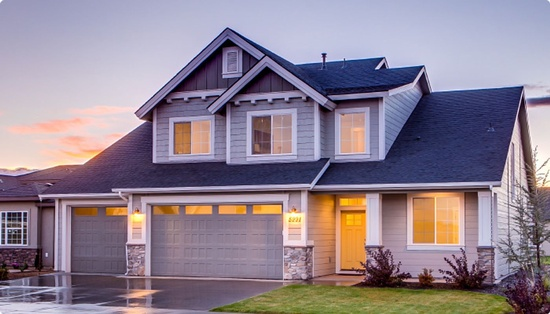
#> input picture AdaBoost/CNN/image.jpeg, 550 x 314 px, shrunk from 1400 x 800 before the run
$ jupyter execute CNN01.ipynb
#> lines starting #> are read from the running program, lines starting #| are printed output that depends on the picture
[cell 1]
import cv2
import matplotlib.pyplot as plt

# 이미지 로드
image = cv2.imread('image.jpeg')
#> image is the input picture: shape (314, 550, 3); mean B, G, R 144, 129.9, 143.1
gray = cv2.cvtColor(image, cv2.COLOR_BGR2GRAY)
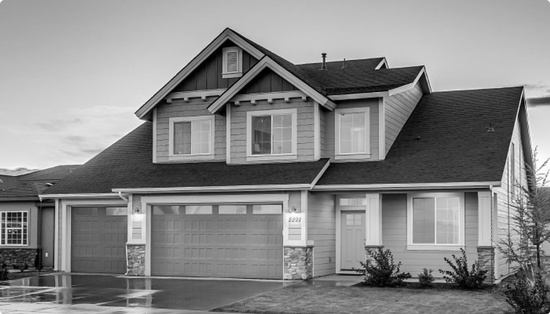
#> gray: shape (314, 550); min 0, max 254, mean 135.4

# SIFT 특징 추출기 생성
sift = cv2.SIFT_create()
keypoints, descriptors = sift.detectAndCompute(gray, None)
#> keypoints = 783 keypoints; strongest (x, y, size): (324, 55, 3), (378, 67, 2.6), (25, 214, 2.4), (3, 242, 2.5)

# 특징점을 이미지에 그리기
img_sift = cv2.drawKeypoints(image, keypoints, None, flags=cv2.DRAW_MATCHES_FLAGS_DRAW_RICH_KEYPOINTS)
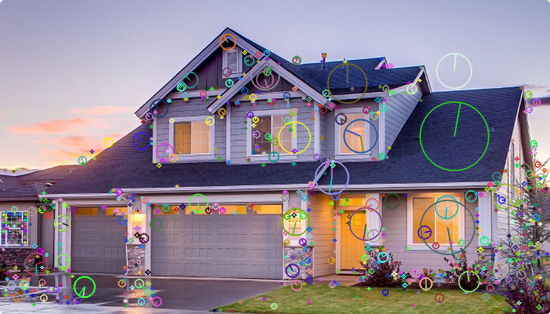
#> img_sift: shape (314, 550, 3); mean B, G, R 144.4, 131.7, 142.7
plt.imshow(cv2.cvtColor(img_sift, cv2.COLOR_BGR2RGB))
plt.title('SIFT Features')
plt.show()

[cell 2]
import cv2
import numpy as np
import matplotlib.pyplot as plt

# 이미지를 읽어옵니다.
img1 = cv2.imread('image.jpeg', cv2.IMREAD_GRAYSCALE)  # 첫 번째 이미지
#> img1: shape (314, 550); min 0, max 255, mean 135.4
img2 = cv2.imread('part.jpeg', cv2.IMREAD_GRAYSCALE)  # 두 번째 이미지
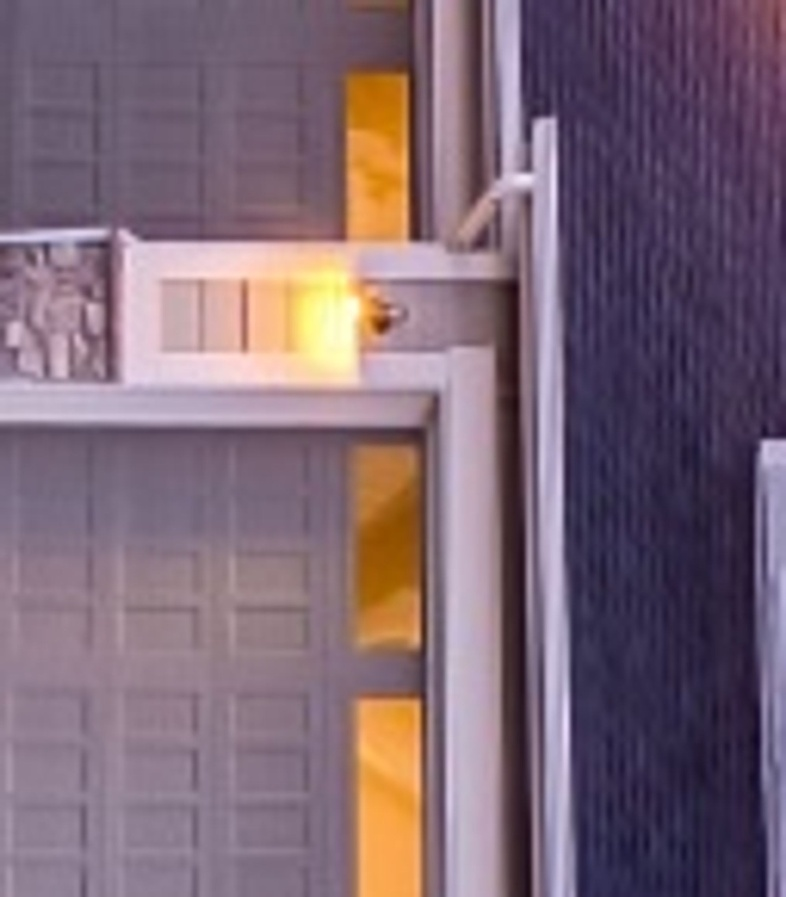
#> input picture AdaBoost/CNN/part.jpeg, 786 x 897 px, shrunk from 2000 x 2283 before the run
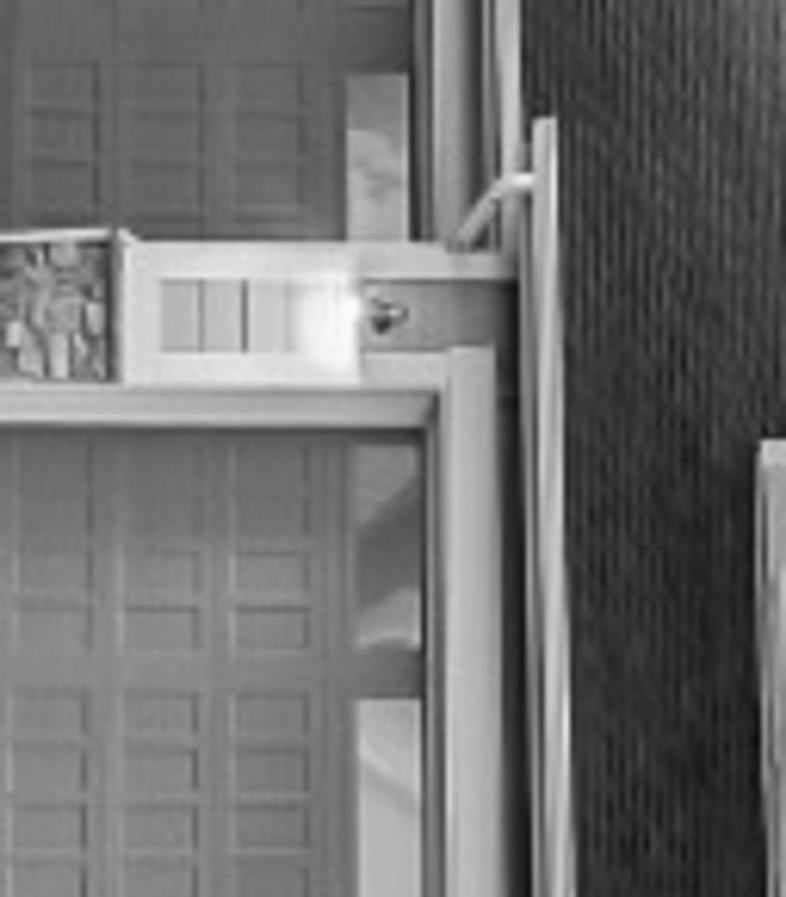
#> img2: shape (897, 786); min 13, max 251, mean 111.1

# SIFT 생성
sift = cv2.SIFT_create()

# SIFT 특징점과 디스크립터를 계산합니다.
kp1, des1 = sift.detectAndCompute(img1, None)
#> kp1 = 788 keypoints; strongest (x, y, size): (324, 55, 3), (378, 67, 2.5), (25, 214, 2.4), (3, 242, 2.5)
kp2, des2 = sift.detectAndCompute(img2, None)
#> kp2 = 156 keypoints; strongest (x, y, size): (546, 129, 16.1), (382, 325, 11.7), (527, 134, 9.5), (289, 322, 144.2)

# 특징점을 매칭하기 위해 BFMatcher 객체를 생성합니다.
bf = cv2.BFMatcher(cv2.NORM_L2, crossCheck=True)

# 디스크립터를 매칭합니다.
matches = bf.match(des1, des2)
#> matches = 103 matches

# 매칭 결과를 거리 순으로 정렬합니다.
matches = sorted(matches, key=lambda x: x.distance)

# 매칭 결과를 그립니다.
img_matches = cv2.drawMatches(img1, kp1, img2, kp2, matches[:10], None, flags=cv2.DrawMatchesFlags_NOT_DRAW_SINGLE_POINTS)
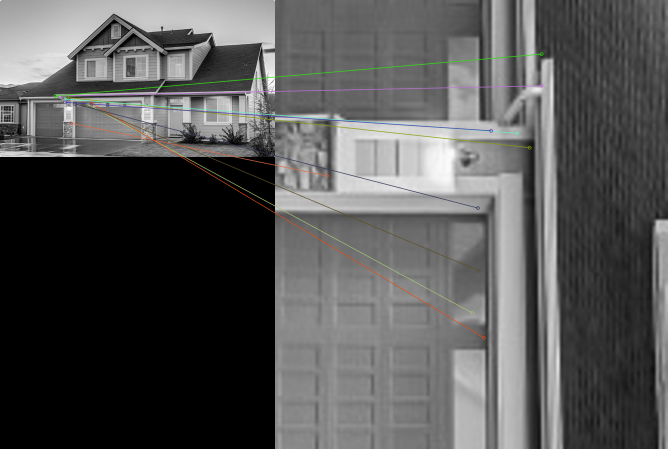
#> img_matches: shape (897, 1336, 3) (shown at 1/2 size); mean of channels 0, 1, 2 84.6, 84.9, 84.9; drawn as B, G, R

# 매칭 결과를 시각화합니다.
plt.figure(figsize=(20, 10))
plt.imshow(img_matches)
plt.title('SIFT Feature Matching')
plt.show()
